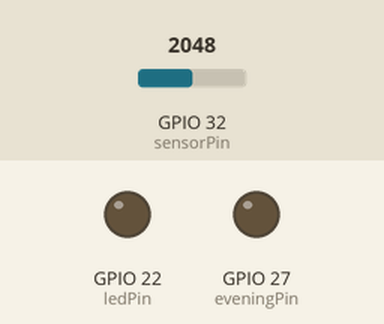
Recording of a sketch running on a simulated ESP32. Shown: output pins drawn as LEDs (lit = HIGH). The test bench sets the inputs (shaded band); at power-on: GPIO 32 (sensorPin) = 2048. WiFi joins after 1.5 s; servers stay silent unless stated; what the sketch prints to the serial monitor is not drawn.

Above: at 0.0 s.
At 1.1 s:
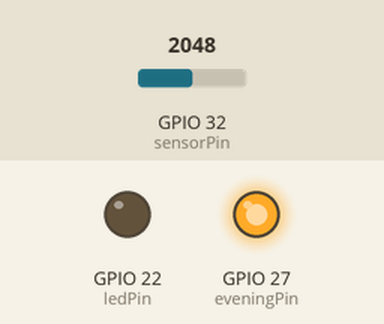
At 2.6 s:
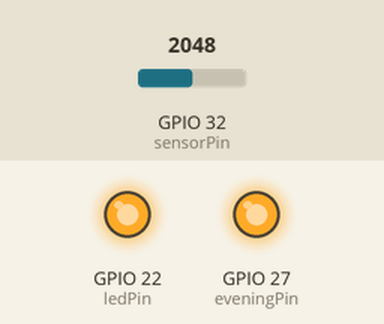
Timing chart, 0 to 4.1 s (numbered marks = the images above):
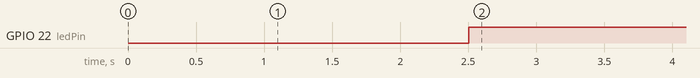

Measured:
- by itself, GPIO 22 (ledPin): LOW → HIGH at 2.5 s

The sketch:

DLD_SMART_LED.ino
```cpp
#include <WiFi.h>
#include <WebServer.h>

// WiFi credentials
const char* ssid     = "Raheja3";
const char* password = "88888888";

const int sensorPin  = 32;    // analog input for LDR
const int eveningPin = 27;    // digital output for eveningSignal
const int ledPin     = 22;    // LED output

const int threshold  = 1000;  // 0-4095 range for dark/light

bool eveningSignal = true;    // always evening
bool darkSignal    = false;
bool finalOutput   = false;
bool systemEnabled = true;    // new variable: system ON/OFF

WebServer server(80);

void handleStatus() {
  server.sendHeader("Access-Control-Allow-Origin", "*");
  String json = "{";
    json += "\"systemEnabled\":" + String(systemEnabled ? 1 : 0) + ",";
    json += "\"eveningSignal\":" + String(eveningSignal ? 1 : 0) + ",";
    json += "\"darkSignal\":"    + String(darkSignal    ? 1 : 0) + ",";
    json += "\"finalOutput\":"   + String(finalOutput   ? 1 : 0);
  json += "}";
  server.send(200, "application/json", json);
}

void handleToggle() {
  if (server.hasArg("enabled")) {
    systemEnabled = (server.arg("enabled") == "1");
  }
  server.sendHeader("Access-Control-Allow-Origin", "*");
  server.send(200, "text/plain", systemEnabled ? "1" : "0");
}

void setup(){
  Serial.begin(115200);
  delay(1000);
  pinMode(eveningPin, OUTPUT);
  pinMode(ledPin, OUTPUT);
  digitalWrite(eveningPin, HIGH);
  Serial.println("Evening signal forced ON");

  Serial.print("Connecting to WiFi ");
  Serial.println(ssid);
  WiFi.begin(ssid, password);
  while (WiFi.status() != WL_CONNECTED) {
    delay(500);
    Serial.print(".");
  }
  Serial.println();
  Serial.print("WiFi connected. IP address: ");
  Serial.println(WiFi.localIP());

  server.on("/status", HTTP_GET, handleStatus);
  server.on("/toggle", HTTP_GET, handleToggle);
  server.begin();
  Serial.println("HTTP server started");
}

void loop(){
  server.handleClient();

  if (systemEnabled) {
    int sensorValue = analogRead(sensorPin);
    Serial.print("Sensor = ");
    Serial.println(sensorValue);
    darkSignal = (sensorValue < threshold);

    if (darkSignal) {
      digitalWrite(ledPin, LOW);
    } else {
      digitalWrite(ledPin, HIGH);
    }

    finalOutput = (eveningSignal && darkSignal);
  } else {
    // System disabled: keep outputs off (or safe state)
    darkSignal  = false;
    finalOutput = false;
    digitalWrite(ledPin, HIGH); // LED OFF when system disabled
  }

  Serial.print("systemEnabled = ");
  Serial.print(systemEnabled);
  Serial.print(" | eveningSignal = ");
  Serial.print(eveningSignal);
  Serial.print(" | darkSignal = ");
  Serial.print(darkSignal);
  Serial.print(" | finalOutput = ");
  Serial.println(finalOutput);

  delay(1000);
}
```
